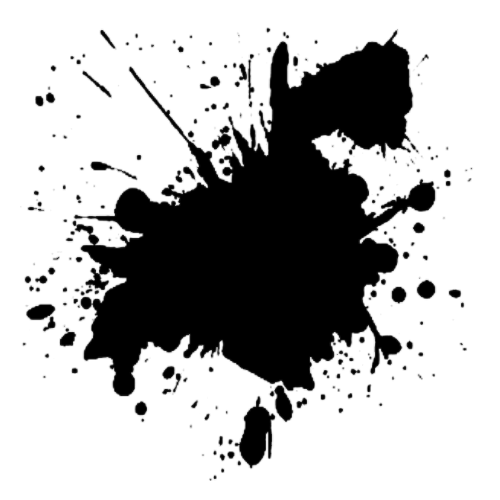
#> input picture G1_Miercoles/hw1/Alan Miranda/mancha.png, 500 x 500 px, found by its file name
$ jupyter execute areamancha.ipynb
#> lines starting #> are read from the running program, lines starting #| are printed output that depends on the picture; after the words box and inside, x2 and y2 are one past the last pixel; in counts of white or black regions, pixels touching at a corner belong together
[cell 1]
import matplotlib.pyplot as plt
import numpy as np
from PIL import Image

ruta_imagen = '/workspaces/ml-infotep/G1_Miercoles/hw1/Alan Miranda/mancha.png'

try:
    imagen = Image.open(ruta_imagen).convert('L')
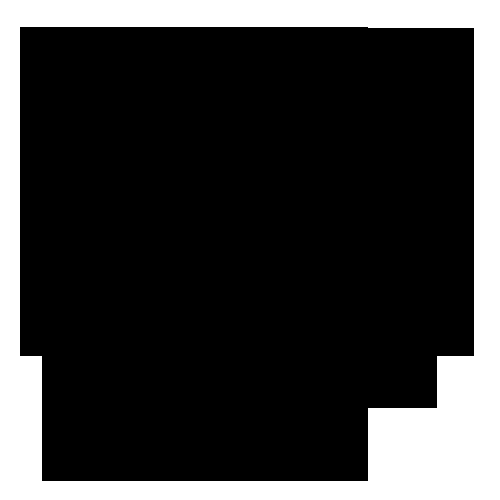
#> imagen: PIL image 500x500 L; 22.6% white; 1 white region, box (x1, y1, x2, y2) and area: (0, 0, 500, 500) 56402
    ancho, alto = imagen.size
#> ancho = 500; alto = 500
except FileNotFoundError:
    print(f"Error: No se encontró la imagen en la ruta '{ruta_imagen}'.")
    exit()

def calcular_area_mancha(n_puntos):
    puntos_x = np.random.randint(0, ancho, n_puntos)
    puntos_y = np.random.randint(0, alto, n_puntos)

    p_dentro = sum(1 for x, y in zip(puntos_x, puntos_y) if imagen.getpixel((x, y)) < 128)
    area_estimada = (p_dentro / n_puntos) * (ancho * alto)
    return area_estimada, puntos_x[np.array([imagen.getpixel((x,y)) < 128 for x,y in zip(puntos_x, puntos_y)])], puntos_x[np.array([imagen.getpixel((x,y)) >= 128 for x,y in zip(puntos_x, puntos_y)])], puntos_y[np.array([imagen.getpixel((x,y)) < 128 for x,y in zip(puntos_x, puntos_y)])], puntos_y[np.array([imagen.getpixel((x,y)) >= 128 for x,y in zip(puntos_x, puntos_y)])]


n_puntos_lista = [1000, 100, 10]

for n_puntos in n_puntos_lista:
  area_estimada, px_dentro, px_fuera, py_dentro, py_fuera = calcular_area_mancha(n_puntos)
  print(f"Área estimada con {n_puntos} puntos: {area_estimada}")

  plt.figure(figsize=(6, 6))
  plt.imshow(imagen, cmap='gray')
  plt.scatter(px_dentro, py_dentro, color='green', label='Puntos dentro')
  plt.scatter(px_fuera, py_fuera, color='red', label='Puntos fuera')
  plt.title(f"Estimación de área con {n_puntos} puntos (Área: {area_estimada:.2f})")
  plt.xlabel("Ancho")
  plt.ylabel("Alto")
  plt.legend()
  plt.show()
#> this loop made 3 passes
#> (p_dentro in calcular_area_mancha, area_estimada) on passes 1 to 2: (814, 203500), (82, 205000)
#> (p_dentro in calcular_area_mancha, area_estimada, px_dentro, px_fuera, py_dentro, py_fuera) on pass 3: (7, 175000, [341, 265, 115, 64, 247, 323, 189], [1, 337, 395], [54, 468, 126, 197, 212, 125, 190], [292, 19, 495])
#| Área estimada con 1000 puntos: 203500.0
#| Área estimada con 100 puntos: 205000.0
#| Área estimada con 10 puntos: 175000.0
#> pass 1, `plt.show()`:
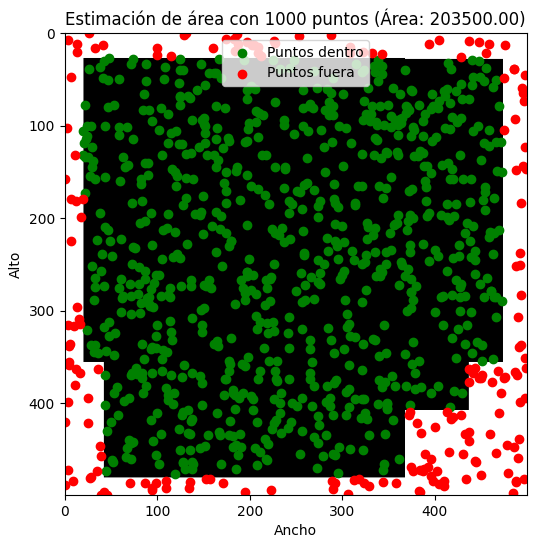
#> figure drawn by matplotlib, 1 panel
#> pass 2, `plt.show()`:
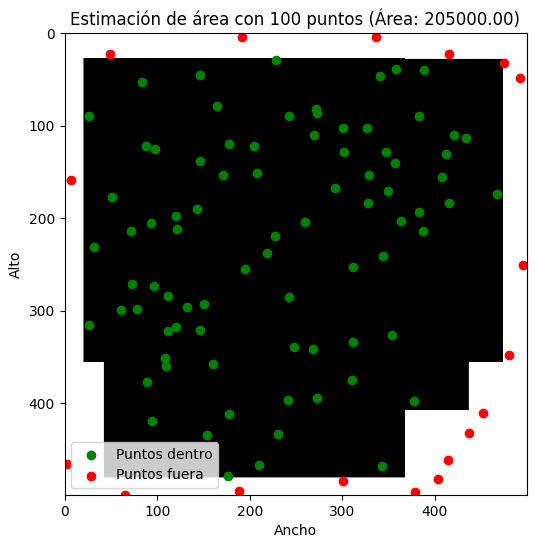
#> figure drawn by matplotlib, 1 panel
